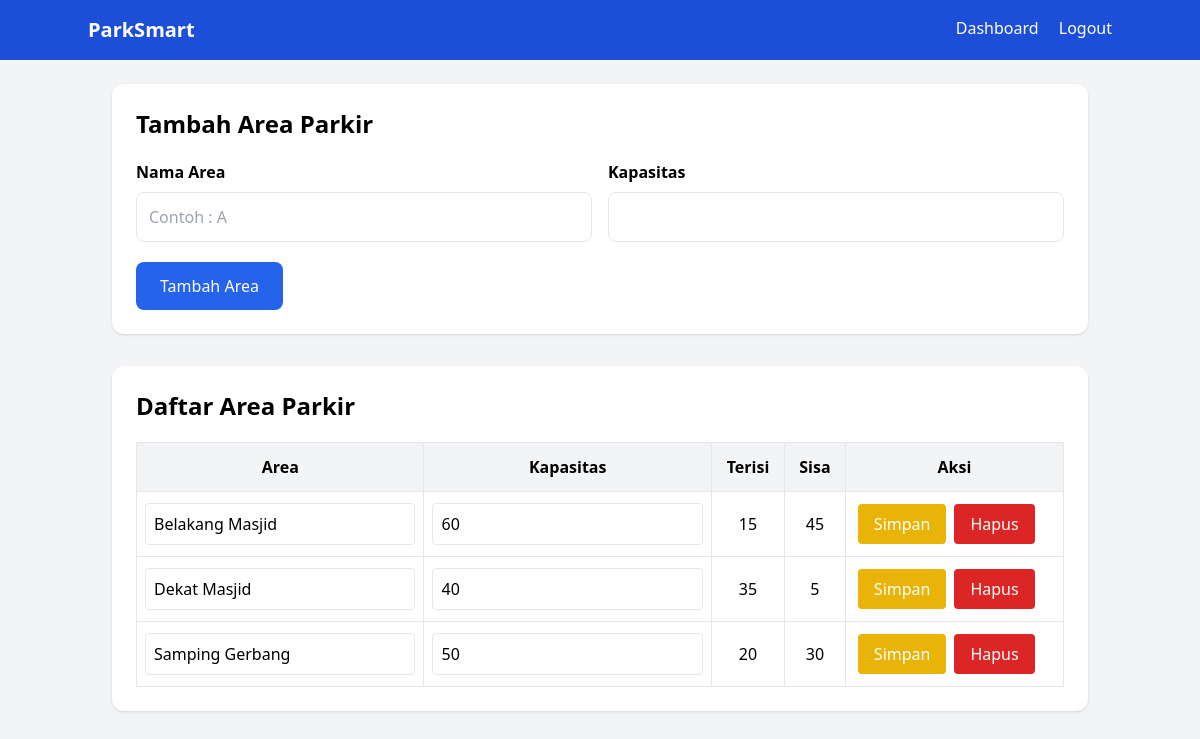
The app's page /area (signed in) with its own data.
### tables this page shows
CREATE TABLE area_parkir(
        id INTEGER PRIMARY KEY AUTOINCREMENT,
        nama_area TEXT,
        kapasitas INTEGER,
        terisi INTEGER
    );

### app.py (the view)
@app.route("/area")
def area():
    if session.get("role") != "admin": return redirect("/login")
    conn = get_db()
    data = conn.execute("SELECT * FROM area_parkir ORDER BY nama_area").fetchall()
    conn.close()
    return render_template("area.html", area=data)

### app.py (called while the page is built)
def get_db():
    conn = sqlite3.connect(DATABASE)
    conn.row_factory = sqlite3.Row
    return conn

### templates/area.html (shortened to what this page needs)
{% extends "layout.html" %}
{% block content %}
<div class="bg-white rounded-xl shadow p-6 mb-8">
    <h2 class="text-2xl font-bold mb-5">
        Tambah Area Parkir
    </h2>
    <form action="/area/tambah" method="POST">
        <div class="grid md:grid-cols-2 gap-4">
            <div>
                <label class="font-semibold">
                    Nama Area
                </label>
                <input
                    type="text"
                    name="nama_area"
                    placeholder="Contoh : A"
                    required
                    class="w-full border rounded-lg p-3 mt-2">
            </div>
            <div>
                <label class="font-semibold">
                    Kapasitas
                </label>
                <input
                    type="number"
                    name="kapasitas"
                    required
                    class="w-full border rounded-lg p-3 mt-2">
            </div>
        </div>
        <button
            class="mt-5 bg-blue-600 hover:bg-blue-700 text-white px-6 py-3 rounded-lg">
            Tambah Area
        </button>
    </form>
</div>
<div class="bg-white rounded-xl shadow p-6">
    <h2 class="text-2xl font-bold mb-5">
        Daftar Area Parkir
    </h2>
    <table class="w-full border">
        <thead class="bg-gray-100">
            <tr>
                <th class="border p-3">Area</th>
                <th class="border p-3">Kapasitas</th>
                <th class="border p-3">Terisi</th>
                <th class="border p-3">Sisa</th>
                <th class="border p-3">Aksi</th>
            </tr>
        </thead>
        <tbody>
            {% for a in area %}
            <tr>
                <form action="/area/edit/{{a['id']}}" method="POST">
                <td class="border p-2">
                    <input
                        type="text"
                        name="nama_area"
                        value="{{a['nama_area']}}"
                        class="border rounded p-2 w-full">
                </td>
                <td class="border p-2">
                    <input
                        type="number"
                        name="kapasitas"
                        value="{{a['kapasitas']}}"
                        class="border rounded p-2 w-full">
                </td>
                <td class="border p-3 text-center">
                    {{a['terisi']}}
                </td>
                <td class="border p-3 text-center">
                    {{a['kapasitas']-a['terisi']}}
                </td>
                <td class="border p-3">
                    <div class="flex gap-2">
                        <button
                            class="bg-yellow-500 hover:bg-yellow-600 text-white px-4 py-2 rounded">
                            Simpan
                        </button>
                        <a
                            href="/area/hapus/{{a['id']}}"
                            onclick="return confirm('Hapus area ini?')"
                            class="bg-red-600 hover:bg-red-700 text-white px-4 py-2 rounded">
                            Hapus
                        </a>
                    </div>
                </td>
                </form>
            </tr>
            {% endfor %}
        </tbody>
    </table>
</div>
{% endblock %}

### records on screen
area_parkir: nama_area "Belakang Masjid", kapasitas "60", terisi "15", a['kapasitas']-a['terisi'] "45"
area_parkir: nama_area "Dekat Masjid", kapasitas "40", terisi "35", a['kapasitas']-a['terisi'] "5"
area_parkir: nama_area "Samping Gerbang", kapasitas "50", terisi "20", a['kapasitas']-a['terisi'] "30"
